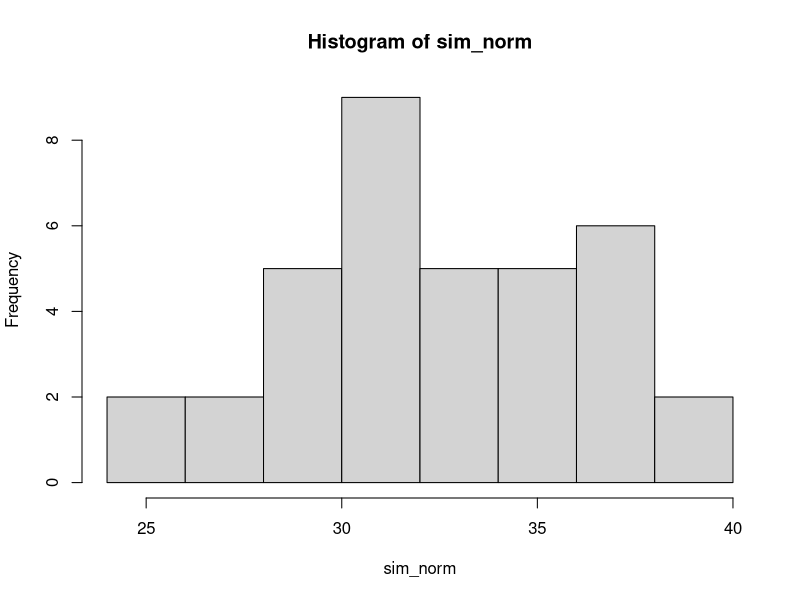
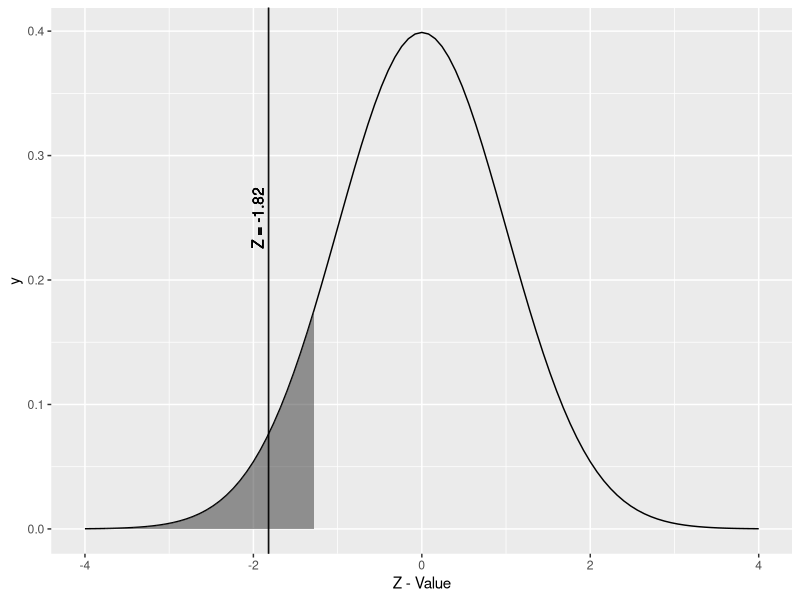
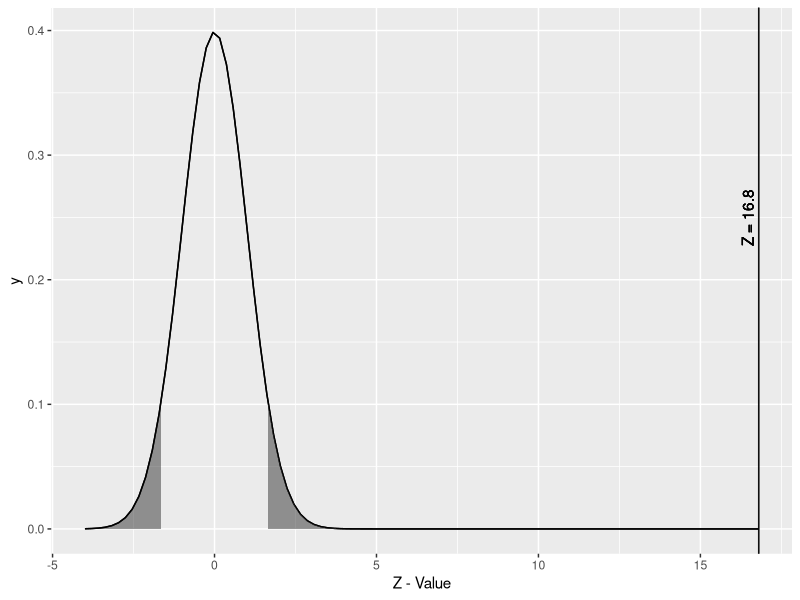
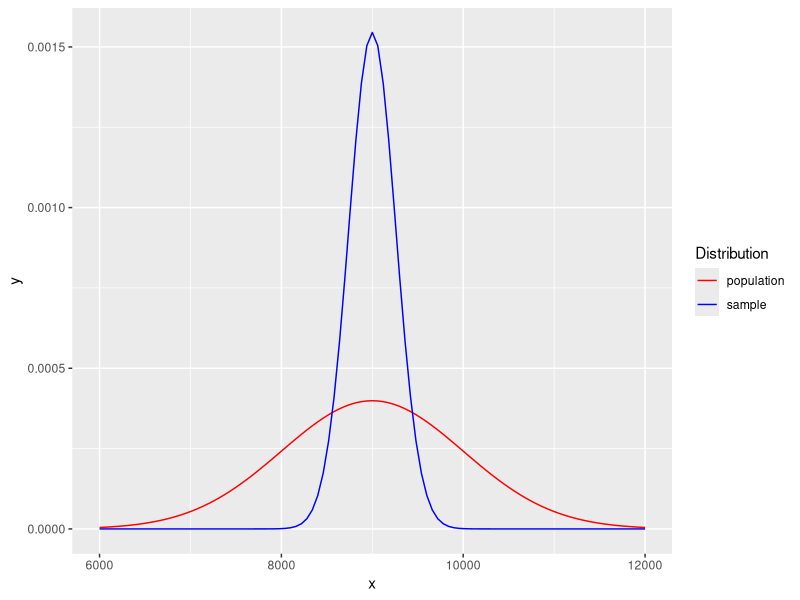

Generate these figures, in order, with R:
## ---- chunk 1
knitr::opts_chunk$set(echo = TRUE)
knitr::opts_chunk$set(tidy.opts=list(width.cutoff=60),tidy=TRUE)
## ---- chunk 2
if (Sys.info()["sysname"]=="Windows"){
  setwd("~/Masters/DATA606/Week4/Homework")
} else {
  setwd("~/Documents/Masters/DATA606/Week4/Homework")
}
require(ggplot2)
## ---- chunk 3
(180 - 171.1) / 9.4
## ---- chunk 4
(155-171.1) / 9.4
## ---- chunk 5
se = 9.4 / sqrt(507)
new_se = se / 3
n = (9.4 / new_se)^2
n
n / 507
## ---- chunk 6
(89.11 - 80.31) / 2
## ---- chunk 7
set.seed(4)
sim_norm <- rnorm(n = 36, mean = 30.69, sd = 4.31)
hist(sim_norm)
## ---- chunk 8
sig_level <- qnorm(p = 0.1, mean = 0, sd = 1)
se <- 4.31 / sqrt(36)
z_value <- round(x = (30.69 - 32) / se, 2)
lb <- -4
ub <- 4
z1 <- z_value
z2 <- z_value
pick_line1 <- z1
pick_line2 <- z1
ggplot(data.frame(x = c(lb, ub)), aes(x))+ stat_function(fun = dnorm)  + stat_function(fun = dnorm, xlim = c(lb, sig_level),geom = "area", alpha=0.5)+geom_vline(xintercept=pick_line1, color = "black", alpha = 0.75)+geom_text(aes(x=pick_line1, y=0.25, label=sprintf("Z = %s\n", pick_line1)), color="black", angle=90)+geom_vline(xintercept=pick_line2, color = "black", alpha = 0.75)+geom_text(aes(x=pick_line2, y=0.25, label=sprintf("Z = %s\n", pick_line2)), color="black", angle=90) + labs(x="Z - Value")
## ---- chunk 9
pnorm(q = 30.69, mean = 32, sd = se)
## ---- chunk 10
pnorm(q = 1.65, mean = 0, sd = 1) - pnorm(q = -1.65, mean = 0, sd = 1)
error_margin <- 1.65 * se
30.69 - error_margin
30.69 + error_margin
## ---- chunk 11
l_sig_level <- qnorm(p = 0.05, mean = 0, sd = 1)
u_sig_level <- qnorm(p = 0.95, mean = 0, sd = 1)
se <- 6.5 / sqrt(36)
z_value <- round(x = (118.2 - 100) / se, 2)
lb <- -4
ub <- 4
z1 <- z_value
z2 <- z_value
pick_line1 <- z1
pick_line2 <- z1
ggplot(data.frame(x = c(lb, ub)), aes(x))+ stat_function(fun = dnorm)  + stat_function(fun = dnorm, xlim = c(lb, l_sig_level),geom = "area", alpha=0.5)+stat_function(fun = dnorm)  + stat_function(fun = dnorm, xlim = c(u_sig_level, ub),geom = "area", alpha=0.5)+geom_vline(xintercept=pick_line1, color = "black", alpha = 0.75)+geom_text(aes(x=pick_line1, y=0.25, label=sprintf("Z = %s\n", pick_line1)), color="black", angle=90)+geom_vline(xintercept=pick_line2, color = "black", alpha = 0.75)+geom_text(aes(x=pick_line2, y=0.25, label=sprintf("Z = %s\n", pick_line2)), color="black", angle=90) + labs(x="Z - Value")
## ---- chunk 12
pnorm(q = 1.65, mean = 0, sd = 1) - pnorm(q = -1.65, mean = 0, sd = 1)
error_margin <- 1.65 * se
118.2 - error_margin
118.2 + error_margin
## ---- chunk 13
1 - pnorm(q = 10500, mean = 9000, sd = 1000)
## ---- chunk 14
mean_value <- 9000
se <- 1000 / sqrt(15)
mean_value
se
## ---- chunk 15
z_value <- (10500 - mean_value) / se
z_value
1 - pnorm(q = z_value, mean = 0, sd = 1)
## ---- chunk 16
ggplot(data.frame(x = c(6000, 12000)), aes(x))+ stat_function(fun = dnorm, args = list(mean = 9000, sd = 1000), aes(color = "population"))+ stat_function(fun = dnorm, args = list(mean = 9000, sd = se), aes(color = "sample")) + scale_color_manual("Distribution", values = c("red","blue"))
## ---- chunk 17
z_value <- qnorm(p = .08, mean = 0, sd = 1)
z_value_new <- z_value * sqrt(50) / sqrt(500)
p_value <- pnorm(q = z_value_new, mean = 0, sd = 1)
